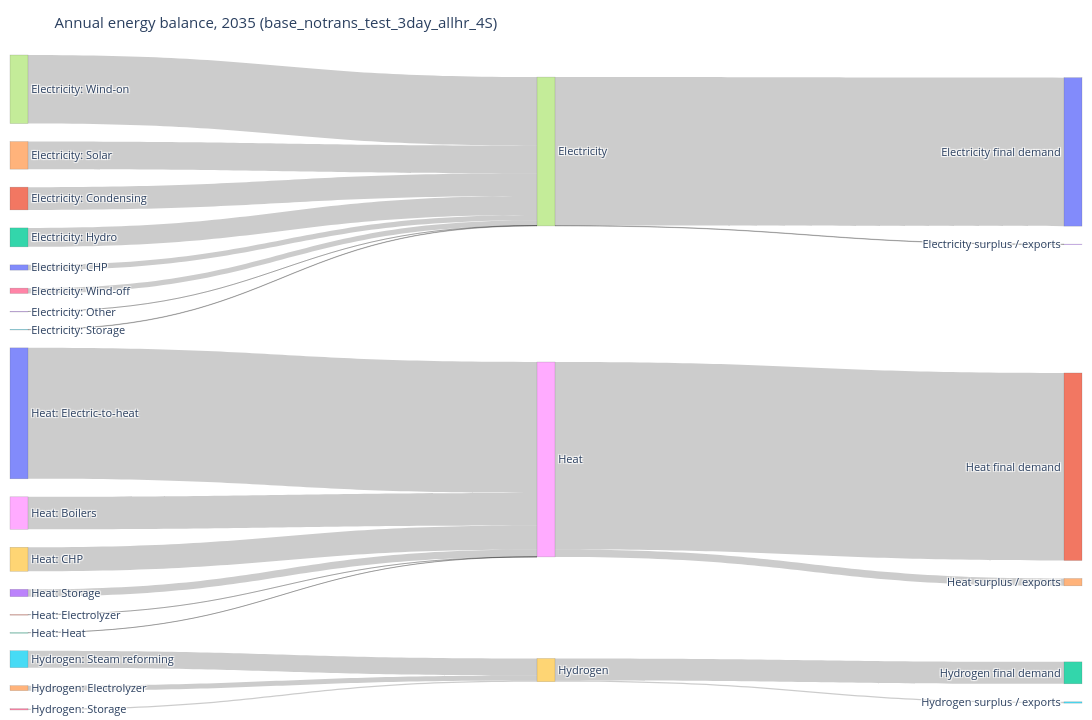

Write notebook code for a chart like this one.
### Code cell
# 1.6 Annual energy-balance Sankey diagram (TWh)
# Technology groups feed carriers, which feed final demand.
SANKEY_YEAR = max(get("PRO_YCRAGF")["Year"])
sankey_carriers = ["ELECTRICITY", "HEAT", "HYDROGEN"]
sankey_names = {"ELECTRICITY": "Electricity", "HEAT": "Heat", "HYDROGEN": "Hydrogen"}

sankey_pro = get("PRO_YCRAGF").query("Year == @SANKEY_YEAR and Commodity in @sankey_carriers").copy()
sankey_pro["Source"] = tech_group(sankey_pro, unpack=True)
sankey_pro = sankey_pro.groupby(["Commodity", "Source"])["Value"].sum().reset_index()

sankey_dem = pd.concat([
    get("EL_DEMAND_YCR").assign(Commodity="ELECTRICITY"),
    get("H_DEMAND_YCRA").assign(Commodity="HEAT"),
    get("H2_DEMAND_YCR").assign(Commodity="HYDROGEN"),
], ignore_index=True).query("Year == @SANKEY_YEAR and Commodity in @sankey_carriers")
sankey_dem = sankey_dem.groupby("Commodity")["Value"].sum()

source_labels = [f"{row.Commodity.title()}: {row.Source}" for row in sankey_pro.itertuples()]
carrier_labels = [sankey_names[c] for c in sankey_carriers]
sink_labels = [f"{sankey_names[c]} final demand" for c in sankey_carriers]
labels = source_labels + carrier_labels + sink_labels
carrier_index = {c: len(source_labels) + i for i, c in enumerate(sankey_carriers)}
sink_index = {c: len(source_labels) + len(carrier_labels) + i for i, c in enumerate(sankey_carriers)}
source_index = {(row.Commodity, row.Source): i for i, row in enumerate(sankey_pro.itertuples())}

links = [(source_index[(row.Commodity, row.Source)], carrier_index[row.Commodity], row.Value) for row in sankey_pro.itertuples() if row.Value > 0]
for commodity in sankey_carriers:
    supply = sankey_pro.loc[sankey_pro["Commodity"] == commodity, "Value"].sum()
    demand_value = float(sankey_dem.get(commodity, 0))
    if demand_value > 0:
        links.append((carrier_index[commodity], sink_index[commodity], demand_value))
    residual = supply - demand_value
    if residual > 1e-9:
        labels.append(f"{sankey_names[commodity]} surplus / exports")
        links.append((carrier_index[commodity], len(labels) - 1, residual))
    elif residual < -1e-9:
        labels.append(f"{sankey_names[commodity]} net imports")
        links.append((len(labels) - 1, carrier_index[commodity], -residual))

fig = go.Figure(go.Sankey(
    arrangement="snap",
    node=dict(label=labels, pad=18, thickness=18, line=dict(color="rgba(80,80,80,0.35)", width=0.5)),
    link=dict(source=[x[0] for x in links], target=[x[1] for x in links], value=[x[2] for x in links]),
))
fig.update_layout(title=f"Annual energy balance, {SANKEY_YEAR} ({SCENARIO})", height=720, width=1250,
                  font=dict(size=11), margin=dict(l=10, r=10, t=55, b=10))
fig.show()

### Figure 1 — Plotly figure (JSON) as saved in the notebook; plotly's stock layout.template omitted (floating-point values rounded to 4 significant figures)
{"data": [{"arrangement": "snap", "link": {"source": [0, 1, 2, 3, 4, 5, 6, 7, 8, 9, 10, 11, 12, 13, 14, 15, 16, 17, 17, 18, 18, 19, 19], "target": [17, 17, 17, 17, 17, 17, 17, 17, 18, 18, 18, 18, 18, 18, 19, 19, 19, 20, 23, 21, 24, 22, 25], "value": [172.7, 743.5, 619.1, 0.0406, 901.6, 12.84, 174.2, 2241.0, 1061.0, 785.7, 4279.0, 1.884, 0.5166, 239.1, 163.5, 553.4, 44.12, 4852.0, 12.84, 6129.0, 239.1, 716.9, 44.12]}, "node": {"label": ["Electricity: CHP", "Electricity: Condensing", "Electricity: Hydro", "Electricity: Other", "Electricity: Solar", "Electricity: Storage", "Electricity: Wind-off", "Electricity: Wind-on", "Heat: Boilers", "Heat: CHP", "Heat: Electric-to-heat", "Heat: Electrolyzer", "Heat: Heat", "Heat: Storage", "Hydrogen: Electrolyzer", "Hydrogen: Steam reforming", "Hydrogen: Storage", "Electricity", "Heat", "Hydrogen", "Electricity final demand", "Heat final demand", "Hydrogen final demand", "Electricity surplus / exports", "Heat surplus / exports", "Hydrogen surplus / exports"], "line": {"color": "rgba(80,80,80,0.35)", "width": 0.5}, "pad": 18, "thickness": 18}, "type": "sankey"}], "layout": {"font": {"size": 11}, "height": 720, "margin": {"b": 10, "l": 10, "r": 10, "t": 55}, "title": {"text": "Annual energy balance, 2035 (base_notrans_test_3day_allhr_4S)"}, "width": 1250}}
